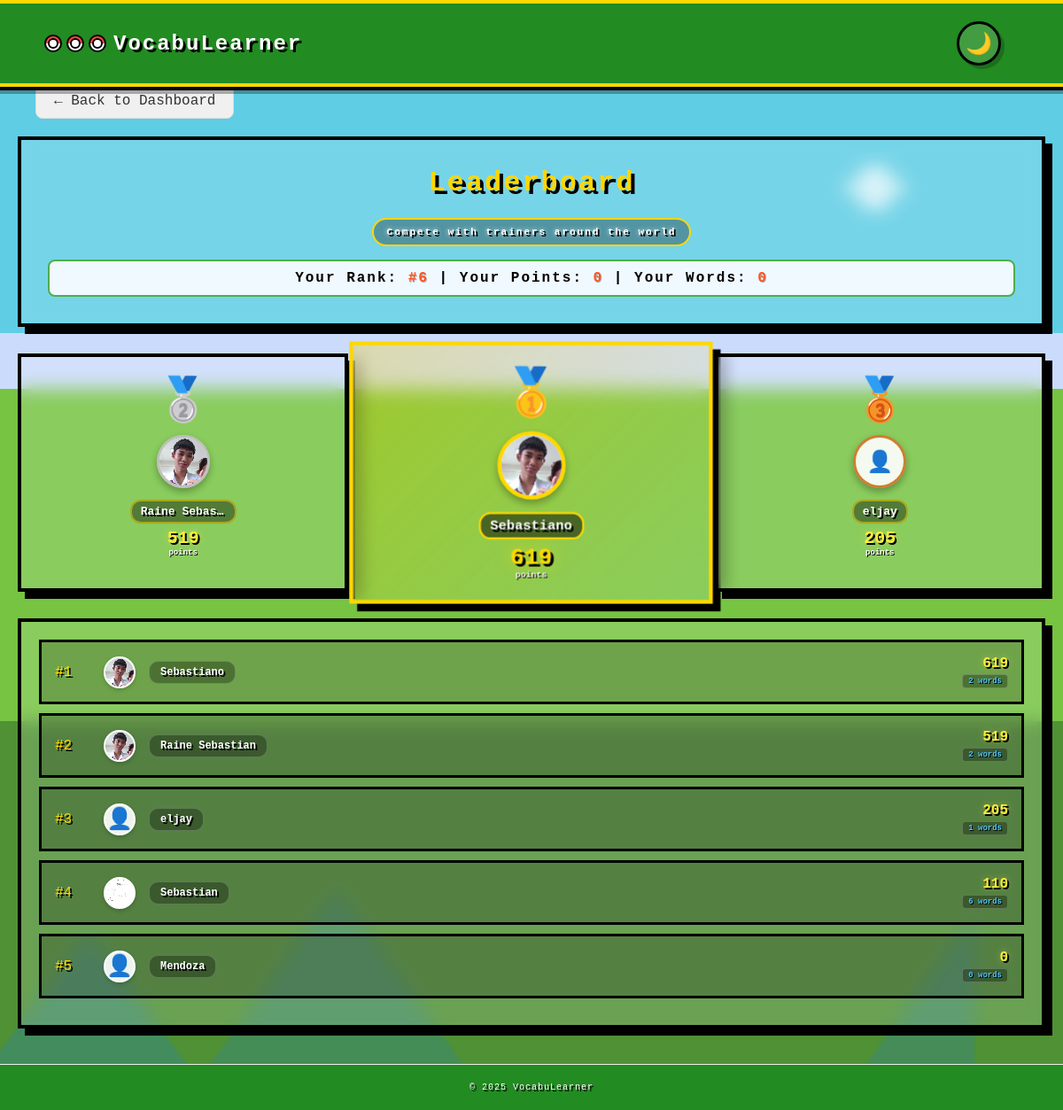
The page /leaderboard (signed in) on the database as committed earlier.
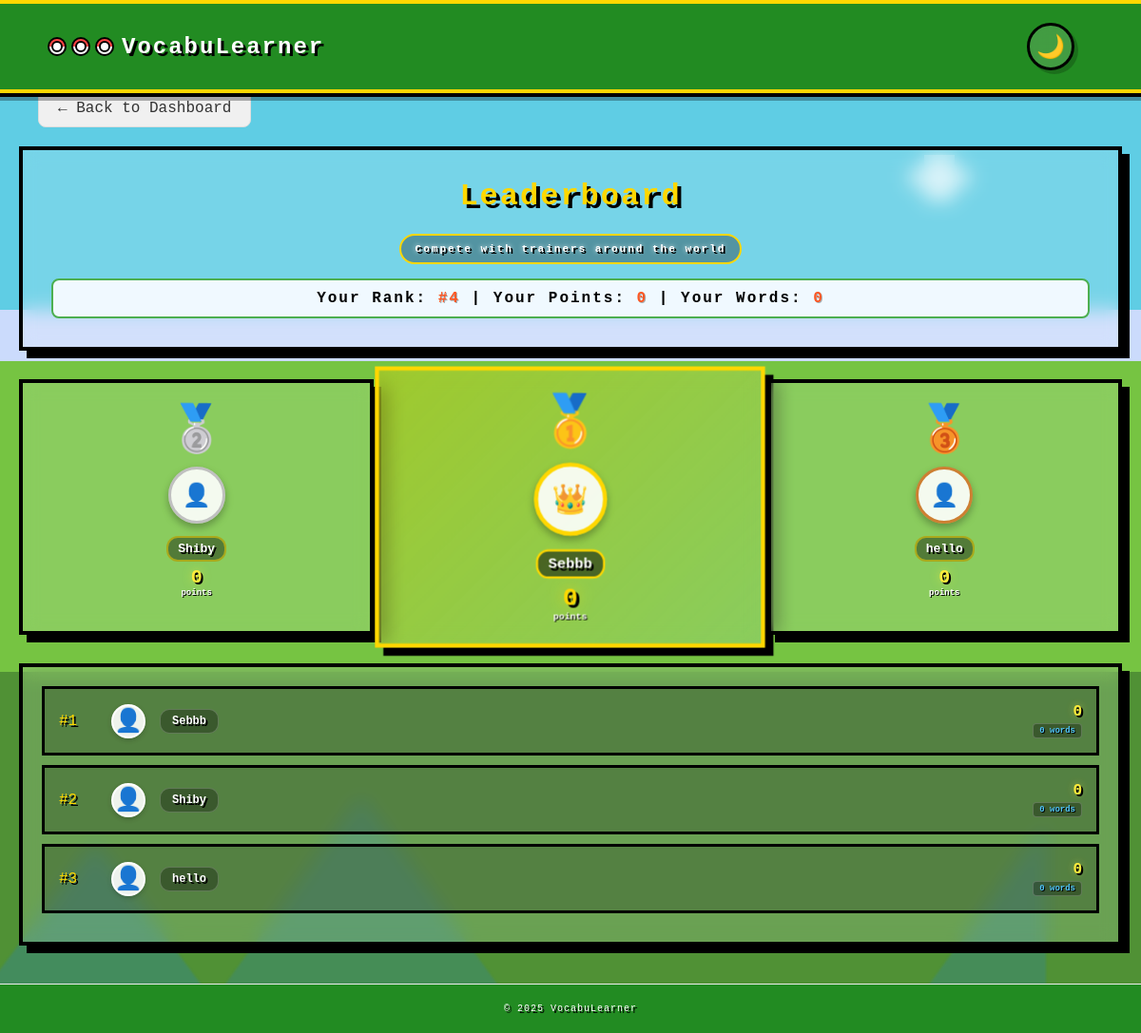
The same page on the database as committed later.
### models.py (models this page shows)
class UserAcc(db.Model):
    __tablename__ = 'user_acc'
    user_id = db.Column(db.Integer, primary_key=True)
    name = db.Column(db.String(50), nullable=False)
    email = db.Column(db.String(100), unique=True, nullable=False)
    password = db.Column(db.String(200), nullable=False)
    is_admin = db.Column(db.Boolean, default=False)
    is_active = db.Column(db.Boolean, default=True)
    date_created = db.Column(db.DateTime, default=datetime.utcnow)
    last_login = db.Column(db.DateTime)
    last_logout = db.Column(db.DateTime)
    pokemon_name = db.Column(db.String(100))
    pokemon_id = db.Column(db.Integer, db.ForeignKey('pokemon.pokemon_id'))
    profile_picture = db.Column(db.String(200))
    current_streak = db.Column(db.Integer, default=0)
    longest_streak = db.Column(db.Integer, default=0)
    total_points = db.Column(db.Integer, default=0)
    collected_pokemon = db.relationship(
        'UserPokemon',
        backref='owner',
        lazy=True,
        cascade='all, delete-orphan'
    )

### Main.py (the view)
@app.route('/leaderboard')
@login_required
def leaderboard():
    current_user = get_current_user()
    users = UserAcc.query.filter_by(is_admin=False).order_by(UserAcc.total_points.desc(), UserAcc.name).all()
    from sqlalchemy import func
    word_counts = db.session.query(
        UserWords.user_id,
        func.count(UserWords.word_id).label('word_count')
    ).group_by(UserWords.user_id).all()
    word_count_dict = {user_id: count for user_id, count in word_counts}
    leaderboard_data = []
    current_user_word_count = 0
    user_rank = None
    for rank, user in enumerate(users, start=1):
        word_count = word_count_dict.get(user.user_id, 0)
        if user.user_id == current_user.user_id:
            current_user_word_count = word_count
            user_rank = rank
        leaderboard_data.append({
            'rank': rank,
            'user_id': user.user_id,  # ADD THIS LINE
            'username': user.name,
            'profile_picture': user.profile_picture,
            'score': user.total_points or 0,
            'words': word_count,
            'is_current_user': user.user_id == current_user.user_id
        })
    podium_users = leaderboard_data[:3] if leaderboard_data else []
    return render_template('leaderboard.html',
                         current_user=current_user,
                         current_user_word_count=current_user_word_count,
                         user_rank=user_rank or len(users) + 1,
                         podium_users=podium_users,
                         leaderboard_data=leaderboard_data)

### Main.py (called while the page is built)
def login_required(f):
    @wraps(f)
    def decorated_function(*args, **kwargs):
        if 'user_id' not in session:
            flash("Please log in to access this page.", "warning")
            return redirect(url_for('login'))
        return f(*args, **kwargs)
    return decorated_function

def get_current_user():
    if 'user_id' in session:
        return UserAcc.query.get(session['user_id'])
    return None

### Templates/leaderboard.html (shortened to what the changed rows need)
{% extends 'base.html' %}
{% block content %}
    <div class="leaderboard-container">
        <div class="page-title">
            <h1>Leaderboard</h1>
            <div class="user-rank-info">
                Your Rank: <strong>#{{ user_rank }}</strong> |
                Your Points: <strong>{{ current_user.total_points }}</strong> |
                Your Words: <strong>{{ current_user_word_count }}</strong>
            </div>
        </div>
        <div class="top-three">
            <div class="podium second {% if podium_users|length >= 2 %}clickable{% endif %}"
                 {% if podium_users|length >= 2 %}data-profile-url="{{ url_for('view_profile', user_id=podium_users[1].user_id) }}"{% endif %}>
                {% if podium_users|length >= 2 %}
                <div class="podium-user-info">
                    <div class="podium-avatar">
                        {% if podium_users[1].profile_picture %}
                        <img src="{{ podium_users[1].profile_picture }}" alt="{{ podium_users[1].username }}" class="avatar-img">
                        {% else %}
                        <div class="avatar-default">👤</div>
                        {% endif %}
                    </div>
                    <div class="podium-details">
                        <div class="username">{{ podium_users[1].username }}</div>
                        <div class="score">{{ podium_users[1].score }}</div>
                        <div class="label">points</div>
                    </div>
                </div>
                {% endif %}
            </div>
            <div class="podium first {% if podium_users|length >= 1 %}clickable{% endif %}"
                 {% if podium_users|length >= 1 %}data-profile-url="{{ url_for('view_profile', user_id=podium_users[0].user_id) }}"{% endif %}>
                {% if podium_users|length >= 1 %}
                <div class="podium-user-info">
                    <div class="podium-avatar">
                        {% if podium_users[0].profile_picture %}
                        <img src="{{ podium_users[0].profile_picture }}" alt="{{ podium_users[0].username }}" class="avatar-img">
                        {% else %}
                        <div class="avatar-default">👑</div>
                        {% endif %}
                    </div>
                    <div class="podium-details">
                        <div class="username">{{ podium_users[0].username }}</div>
                        <div class="score">{{ podium_users[0].score }}</div>
                        <div class="label">points</div>
                    </div>
                </div>
                {% endif %}
            </div>
            <div class="podium third {% if podium_users|length >= 3 %}clickable{% endif %}"
                 {% if podium_users|length >= 3 %}data-profile-url="{{ url_for('view_profile', user_id=podium_users[2].user_id) }}"{% endif %}>
                {% if podium_users|length >= 3 %}
                <div class="podium-user-info">
                    <div class="podium-avatar">
                        {% if podium_users[2].profile_picture %}
                        <img src="{{ podium_users[2].profile_picture }}" alt="{{ podium_users[2].username }}" class="avatar-img">
                        {% else %}
                        <div class="avatar-default">👤</div>
                        {% endif %}
                    </div>
                    <div class="podium-details">
                        <div class="username">{{ podium_users[2].username }}</div>
                        <div class="score">{{ podium_users[2].score }}</div>
                        <div class="label">points</div>
                    </div>
                </div>
                {% endif %}
            </div>
        </div>
        <div class="leaderboard-list">
            {% if leaderboard_data %}
                {% for entry in leaderboard_data %}
                    <div class="leaderboard-item clickable {% if entry.is_current_user %}you{% endif %}"
                         data-profile-url="{{ url_for('view_profile', user_id=entry.user_id) }}">
                        <div class="item-left">
                            <div class="item-rank">#{{ entry.rank }}</div>
                            <div class="item-avatar">
                                {% if entry.profile_picture %}
                                <img src="{{ entry.profile_picture }}" alt="{{ entry.username }}" class="avatar-img">
                                {% else %}
                                <div class="avatar-default">👤</div>
                                {% endif %}
                            </div>
                            <div class="item-username">
                                {{ entry.username }}
                            </div>
                        </div>
                        <div class="item-right">
                            <div class="item-score">{{ entry.score }}</div>
                            <div class="item-words">{{ entry.words }} words</div>
                        </div>
                    </div>
                {% endfor %}
            {% else %}
                <div class="no-data-message">
                    <p>No users on the leaderboard yet. Be the first to earn points!</p>
                </div>
            {% endif %}
        </div>
    </div>
{% endblock %}

Rows that differ between the two databases and show on the page:
removed UserAcc: profile_picture (picture), name "Raine Sebas…", total_points "519", rank "2", username "Raine Sebastian", score "519", words "2"
removed UserAcc: profile_picture (picture), name "Sebastiano", total_points "619", rank "1", username "Sebastiano", score "619", words "2"
removed UserAcc: name "eljay", rank "3", username "eljay", score "205", words "1"
removed UserAcc: rank "4", profile_picture (picture), username "Sebastian", score "110", words "6"
removed UserAcc: rank "5", username "Mendoza", score "0", words "0"
added UserAcc: name "Shiby", rank "2", username "Shiby", score "0", words "0"
added UserAcc: name "Sebbb", rank "1", username "Sebbb", score "0", words "0"
added UserAcc: name "hello", rank "3", username "hello", score "0", words "0"
Other text that changed with them:
{{ user_rank }}: "6" → "4"
{{ podium_users[1].score }}: (not shown) → "0"
{{ podium_users[0].score }}: (not shown) → "0"
{{ podium_users[2].score }}: "205" → "0"
